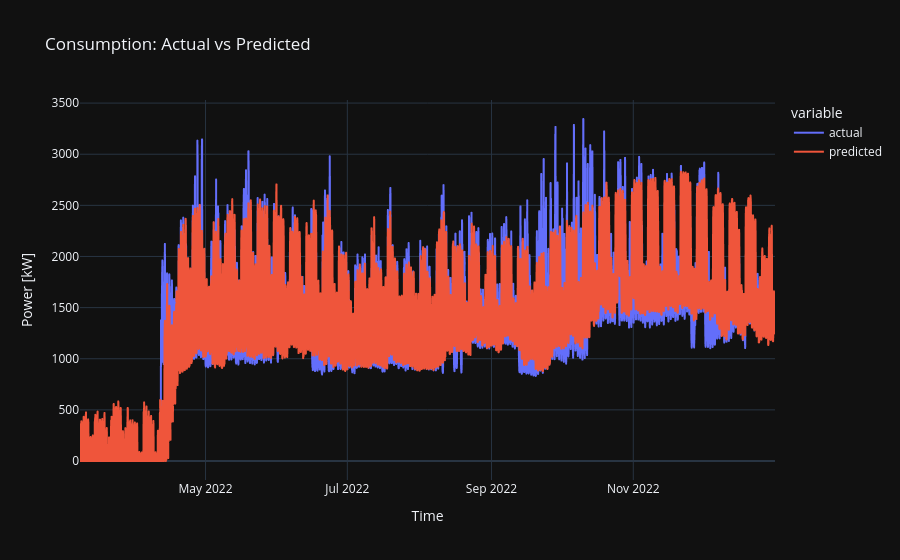

This figure's notebook cell:
### Code cell
# Plot actual vs predicted.
hourly_results = consumption_results.resample("1h").mean()

fig = px.line(
    hourly_results,
    y=["actual", "predicted"],
    title="Consumption: Actual vs Predicted",
    labels={"value": "Power [kW]", "DateTime": "Time"},
)

fig.show()

### Figure 1 — Plotly figure (JSON) as saved in the notebook; plotly's stock layout.template omitted (floating-point values rounded to 4 significant figures; data arrays with more than 128 entries replaced by an {"elided": "..."} marker saying what was removed)
{"data": [{"hovertemplate": "variable=actual<br>Time=%{x}<br>Power [kW]=%{y}<extra></extra>", "legendgroup": "actual", "line": {"color": "#636efa", "dash": "solid"}, "marker": {"symbol": "circle"}, "mode": "lines", "name": "actual", "showlegend": true, "x": {"elided": "7176 str values"}, "xaxis": "x", "y": {"elided": "7176 float values"}, "yaxis": "y", "type": "scattergl"}, {"hovertemplate": "variable=predicted<br>Time=%{x}<br>Power [kW]=%{y}<extra></extra>", "legendgroup": "predicted", "line": {"color": "#EF553B", "dash": "solid"}, "marker": {"symbol": "circle"}, "mode": "lines", "name": "predicted", "showlegend": true, "x": {"elided": "7176 str values"}, "xaxis": "x", "y": {"elided": "7176 float values"}, "yaxis": "y", "type": "scattergl"}], "layout": {"xaxis": {"anchor": "y", "domain": [0.0, 1.0], "title": {"text": "Time"}}, "yaxis": {"anchor": "x", "domain": [0.0, 1.0], "title": {"text": "Power [kW]"}}, "legend": {"title": {"text": "variable"}, "tracegroupgap": 0}, "title": {"text": "Consumption: Actual vs Predicted"}}}
